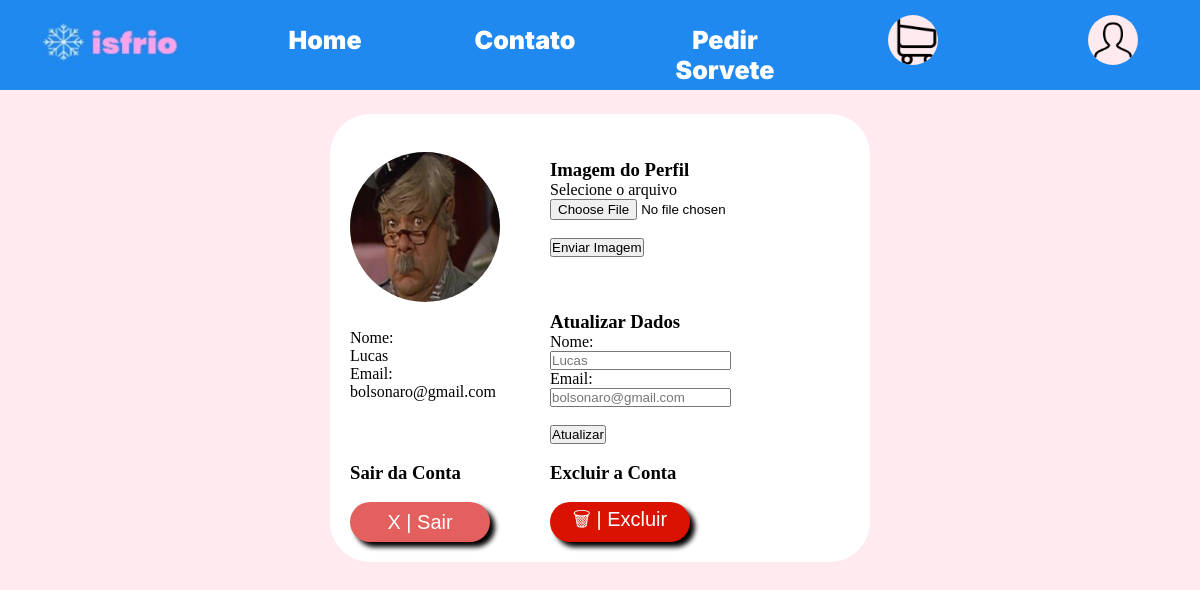
Page /perfil.php (signed in) on the committed database.
### tables this page shows
CREATE TABLE `usuarios` (
  `id` int(11) NOT NULL,
  `email` mediumtext NOT NULL,
  `senha` mediumtext NOT NULL,
  `nome` longtext NOT NULL,
  `imagem` mediumtext NOT NULL
);

### classes/isfrio.php (called while the page is built, shortened)
<?php
class isfrio{
    public function buscarCliente(){
        global $pdo;
        $sql = $pdo->prepare("SELECT nome, email FROM usuarios WHERE id = :i");
        $sql-> bindValue(":i", $_SESSION['id']);
        $sql-> execute();
        if($sql->rowCount()>0){
            $dados = $sql->fetch();
            return $dados;
        }
    }
    public function buscarFoto(){
        global $pdo;
        $sql = $pdo->prepare("SELECT imagem FROM usuarios WHERE id = :i");
        $sql-> bindValue(":i", $_SESSION['id']);
        $sql-> execute();
        $dados = $sql->fetch();
        return $dados;
    }
}
?>

### perfil.php (the view, shortened to what this page needs)
<?php
    require_once 'classes/isfrio.php';
    $u = new isfrio();
?>
<!DOCTYPE html>
<html lang="pt-br">
<head>
    <link rel="stylesheet" href="styles/perfil.css">
</head>
<body>
<div class="fundo">
    <div id="superior">
        <div id="botaoLogo">
            <img src="imagens/logo.png" alt="" width="200px" height="80px">
        </div>
        <div id="botaoHome">
            <a class="navegador" href="home.php">Home</a>
        </div>
        <div id="botaoContato">
            <a class="navegador" href="contato.php">Contato</a>
        </div>
        <div id="botaoSorvete">
            <a class="navegador" href="pedir/tipoSorvete.php">Pedir Sorvete</a>
        </div>
        <div id="botaoCarrinho">
            <a href="compras.php">
                <img src="imagens/carrinho2.png" id="imagemSuperior" alt="" width="50px" height="50px">
            </a>
        </div>
        <div id="botaoPerfil">
            <a href="">
                <img src="imagens/perfil.png" id="imagemSuperior" alt="" width="50px" height="50px">
            </a>
        </div>
    </div>
    <div class="campo">
        <div class="foto">
            <?php
                $u->conectar("isfrio", "localhost", "root", "");
                $fotoBanco = $u->buscarFoto();
                if($fotoBanco[0] != ""){
                    echo "<br>
                    <img src='arquivos/$fotoBanco[0]' class='foto' width='150px' height='150px'>
                    <br>
                    ";
                } else {
                    echo "<br>
                    <img src='arquivos/63337562c51d1.png' class='foto' width='150px' height='150px'>
                    <br>
                    ";
                }
            ?>
        </div>
    <div class="atualizarImagem">
        <h3>Imagem do Perfil</h3>
            <form enctype="multipart/form-data" method="post">
                <p><label for="">Selecione o arquivo</label></p>
                <input name="arquivo" type="file"> <br> <br>
                <input type="submit" name="botaoImg" value="Enviar Imagem">
            </form>
    </div>
    <br>
    <br>
    <br>
    <div id="usuario">
        <br>
        <?php
            $perfil = $u->buscarCliente();
            echo"<p>Nome: </p>";
            print_r($perfil["nome"]);
            echo"<p>Email: </p>";
            print_r($perfil["email"]);
        ?>
        <br>
        <br>
        <br>
  </div>
<?php
        echo "
        <div id='atualizarDados'>
        <h3>Atualizar Dados</h3>
        <form method='POST'>
            <p>Nome:</p><input type='text' name='nome' placeholder='$perfil[nome]'> <br>
            <p>Email:</p><input type='email' name='email' placeholder='$perfil[email]''>
            <br>
            <br>
            <input type='submit' name='atualizar' value='Atualizar'>
        </form>
        </div>
        <br>
        ";
    ?>
    <div id="sair">
    <h3>Sair da Conta</h3>
    <br>
        <form method="post">
            <input type="submit" name="sair" value="X | Sair" id="btnsair">
        </form>
    </div>
    <div id="excluir">
    <h3>Excluir a Conta</h3>
    <br>
        <form method="post">
            <input type="submit" name="excluir" value="🗑 | Excluir" id="btnexcluir">
        </form>
    </div>
    </div>
</body>
</html>

### styles/perfil.css (style rules this page uses)
* { padding: 0px; margin: 0px; }
#superior { display: grid; grid-template-columns: 1fr 1fr 1fr 1fr 1fr 1fr; background-color: rgb(32,137,239); height: 90px; }
.fundo { background-color: rgb(255,234,239); display: block; heigth: 100%; min-height: 100vh; }
.navegador { color: white; text-decoration: none; text-align: center; padding-top: 15%; font-size: 25px; font-weight: 900; font-family: 'Inter', sans-serif; }
#botaoLogo { display: grid; grid-column-start: 1; grid-column-end: 1; margin-top: 2px; margin-left: 5%; width: 200px; height: 70px; }
#botaoHome { display: grid; grid-column-start: 2; grid-column-end: 2; margin-top: 2px; margin-left: 25%; }
#botaoContato { display: grid; grid-column-start: 3; grid-column-end: 3; margin-top: 2px; margin-left: 25%; }
#botaoSorvete { display: grid; grid-column-start: 4; grid-column-end: 4; margin-top: 2px; margin-left: 25%; }
#botaoCarrinho { display: grid; grid-column-start: 5; grid-column-end: 5; margin-left: 25%; }
#botaoPerfil { display: grid; grid-column-start: 6; grid-column-end: 6; margin-left: 25%; }
#imagemSuperior { margin-top: 10%; margin-left: 25%; background-color: rgb(255,234,239); border-radius: 50px; }
.foto { border-radius: 50%; }
.campo { padding: 20px; background-color: white; margin-top: 2%; margin-left: auto; margin-right: auto; width: 6em; width: 500px; border-radius: 40px; height:auto; overflow:hidden; min-height: 400px; }
.foto { float: left; }
.atualizarImagem { margin-left: 40%; margin-top: 5%; }
#atualizarDados { margin-left: 40%; }
#usuario { float: left; }
#sair { float: left; }
#excluir { margin-left: 40%; }
#btnsair { background-color: rgb(228, 96, 94); width: 140px; height: 40px; border: none; border-radius: 50px; color: white; font-size: 20px; text-decoration: none; box-shadow: 5px 5px 5px black; }
#btnexcluir { background-color: rgb(217,18,1); width: 140px; height: 40px; border: none; border-radius: 50px; color: white; font-size: 20px; text-decoration: none; box-shadow: 5px 5px 5px black; }

### rows in the picture
usuarios: imagem (picture), nome "Lucas", email "bolsonaro@gmail.com"
